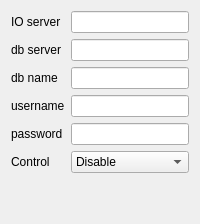
         <widget class="QWidget" name="tab_11">
          <attribute name="title">
           <string>Газова</string>
          </attribute>
          <layout class="QGridLayout" name="gridLayout_13">
           <item row="5" column="1">
            <widget class="QComboBox" name="bxcMode_5">
             <item>
              <property name="text">
               <string>Disable</string>
              </property>
             </item>
             <item>
              <property name="text">
               <string>Enable</string>
              </property>
             </item>
            </widget>
           </item>
           <item row="2" column="1">
            <widget class="QLineEdit" name="le_dbname_6"/>
           </item>
           <item row="3" column="0">
            <widget class="QLabel" name="label_51">
             <property name="text">
              <string>username</string>
             </property>
            </widget>
           </item>
           <item row="3" column="1">
            <widget class="QLineEdit" name="le_username_6"/>
           </item>
           <item row="4" column="0">
            <widget class="QLabel" name="label_52">
             <property name="text">
              <string>password</string>
             </property>
            </widget>
           </item>
           <item row="4" column="1">
            <widget class="QLineEdit" name="le_passwd_6">
             <property name="inputMask">
              <string/>
             </property>
             <property name="text">
              <string/>
             </property>
            </widget>
           </item>
           <item row="0" column="0">
            <widget class="QLabel" name="label_55">
             <property name="text">
              <string>IO server</string>
             </property>
            </widget>
           </item>
           <item row="0" column="1">
            <widget class="QLineEdit" name="le_ioserv_6"/>
           </item>
           <item row="1" column="0">
            <widget class="QLabel" name="label_53">
             <property name="text">
              <string>db server</string>
             </property>
            </widget>
           </item>
           <item row="1" column="1">
            <widget class="QLineEdit" name="le_dbserv_6"/>
           </item>
           <item row="2" column="0">
            <widget class="QLabel" name="label_54">
             <property name="text">
              <string>db name</string>
             </property>
            </widget>
           </item>
           <item row="5" column="0">
            <widget class="QLabel" name="label_56">
             <property name="text">
              <string>Control</string>
             </property>
            </widget>
           </item>
           <item row="6" column="0" colspan="2">
            <spacer name="verticalSpacer_11">
             <property name="orientation">
              <enum>Qt::Vertical</enum>
             </property>
             <property name="sizeHint" stdset="0">
              <size>
               <width>20</width>
               <height>40</height>
              </size>
             </property>
            </spacer>
           </item>
          </layout>
         </widget>
